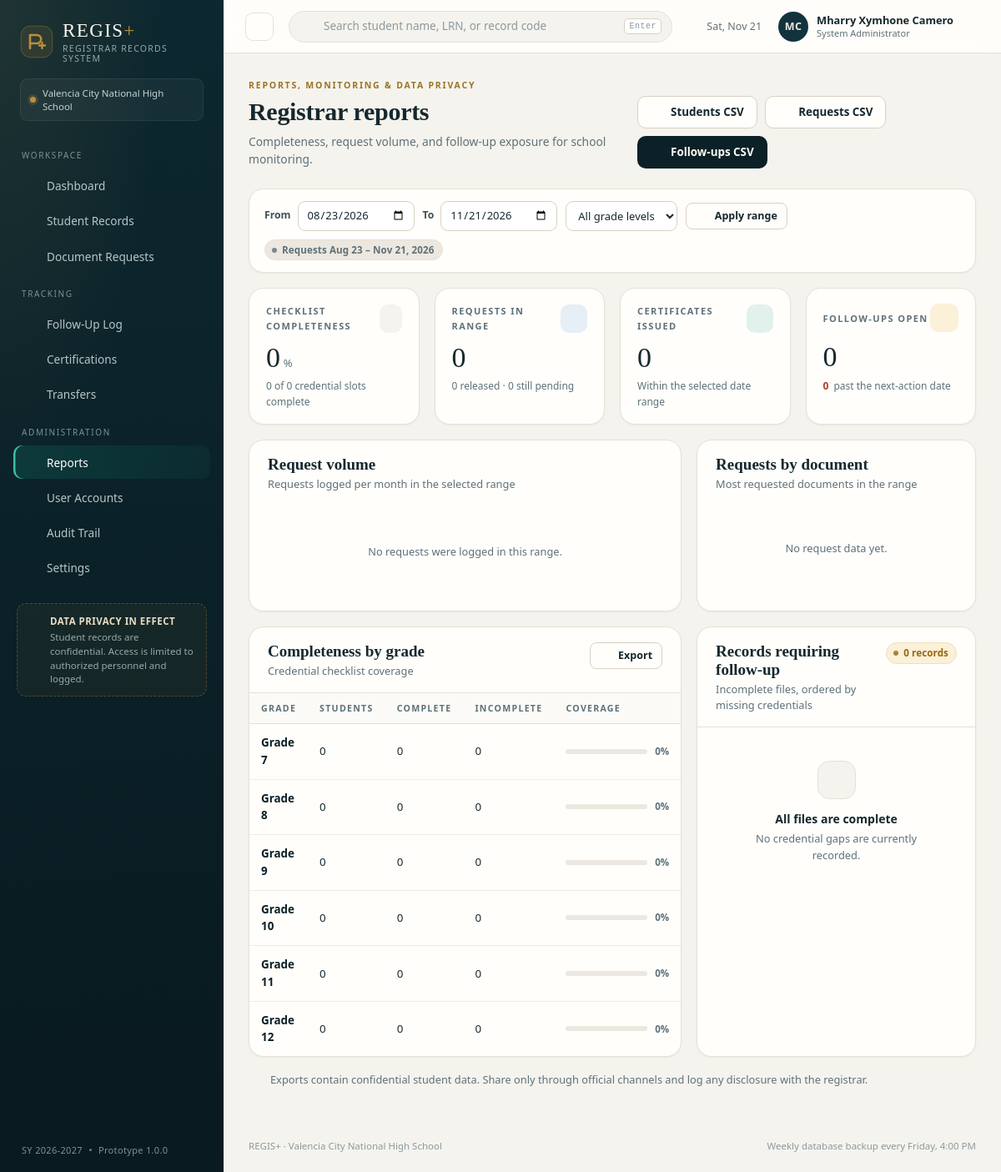
/reports.php (signed in), run on the app's committed database.
### tables this page shows
CREATE TABLE users (
    id            INTEGER PRIMARY KEY AUTOINCREMENT,
    username      TEXT NOT NULL UNIQUE,
    password_hash TEXT NOT NULL,
    full_name     TEXT NOT NULL,
    role          TEXT NOT NULL DEFAULT 'staff',
    email         TEXT,
    is_active     INTEGER NOT NULL DEFAULT 1,
    last_login    TEXT,
    created_at    TEXT NOT NULL DEFAULT (datetime('now','localtime'))
);

### reports.php (the view, shortened to what the rows shown need)
<?php
require_once __DIR__ . '/includes/layout.php';
require_login();
app_header('Reports', 'reports.php');
?>
<div class="page-head">
    <div>
        <h1>Registrar reports</h1>
    </div>
</div>
<div class="grid split-2" style="margin-bottom:18px">
    <section class="card">
        <div class="card-head">
            <div>
                <h2 class="section-title">Request volume</h2>
            </div>
        </div>
    </section>
    <section class="card">
        <div class="card-head">
            <div>
                <h2 class="section-title">Requests by document</h2>
            </div>
        </div>
    </section>
</div>
<div class="grid split-2">
    <section class="card">
        <div class="card-head bordered">
            <div>
                <h2 class="section-title">Completeness by grade</h2>
            </div>
        </div>
        <div class="table-wrap">
            <table class="data">
                <thead><tr><th>Grade</th><th>Students</th><th>Complete</th><th>Incomplete</th><th style="width:34%">Coverage</th></tr></thead>
            </table>
        </div>
    </section>
    <section class="card">
        <div class="card-head bordered">
            <div>
                <h2 class="section-title">Records requiring follow-up</h2>
            </div>
        </div>
    </section>
</div>
<?php
app_footer();

### includes/layout.php (shortened to what the rows shown need)
<?php
function icon(string $name, string $class = ''): string
{
    $d = $paths[$name] ?? $paths['spark'];
    return '<svg class="icon ' . e($class) . '" viewBox="0 0 24 24" fill="none" stroke="currentColor" stroke-width="1.7" stroke-linecap="round" stroke-linejoin="round" aria-hidden="true">' . $d . '</svg>';
}
function open_page(string $title, string $bodyClass = '', array $css = [], string $bodyAttr = ''): void
{
    $css = $css ?: ['assets/css/app.css'];
    echo "<!DOCTYPE html>\n<html lang=\"en\">\n<head>\n<meta charset=\"utf-8\">\n";
    foreach ($css as $file) {
        echo '<link rel="stylesheet" href="' . e(url($file)) . '">' . "\n";
    }
    echo "</head>\n<body class=\"" . e($bodyClass) . '"' . ($bodyAttr ? ' ' . $bodyAttr : '') . ">\n";
}
function close_page(array $js = ['assets/js/app.js']): void
{
    echo "</body>\n</html>\n";
}
function app_header(string $title, string $active, string $screenTitle = ''): void
{
    $user = current_user();
    $openRequests = (int) db()->query("SELECT COUNT(*) FROM requests WHERE status IN ('Pending','Processing','Ready for Release')")->fetchColumn();
    $overdue = (int) db()->query("SELECT COUNT(*) FROM followups WHERE status <> 'Resolved' AND next_followup_date IS NOT NULL AND next_followup_date < date('now','localtime')")->fetchColumn();
    $nav = [
        'Workspace' => [
            ['dashboard.php', 'dashboard', 'Dashboard', 0],
            ['students.php', 'records', 'Student Records', 0],
            ['requests.php', 'requests', 'Document Requests', $openRequests],
        ],
        'Tracking' => [
            ['followups.php', 'followup', 'Follow-Up Log', $overdue],
            ['certifications.php', 'cert', 'Certifications', 0],
            ['transfers.php', 'transfer', 'Transfers', 0],
        ],
        'Administration' => [
            ['reports.php', 'reports', 'Reports', 0],
        ],
    ];
    if (is_admin()) {
        $nav['Administration'][] = ['users.php', 'users', 'User Accounts', 0];
        $nav['Administration'][] = ['audit.php', 'audit', 'Audit Trail', 0];
    }
    $nav['Administration'][] = ['settings.php', 'settings', 'Settings', 0];
    open_page($title . ' · ' . APP_NAME, 'app');
    ?>
<div class="app-shell">
            <?php foreach ($nav as $section => $items): ?>
                <?php foreach ($items as [$href, $ic, $label, $count]): ?>
                        <?= icon($ic) ?>
                <?php endforeach; ?>
            <?php endforeach; ?>
    <div class="app-body">
        <header class="topbar">
            <div class="topbar-right">
                <details class="user-menu">
                    <summary>
                        <span class="avatar"><?= e(initials($user['full_name'])) ?></span>
                        <span class="user-meta">
                            <strong><?= e($user['full_name']) ?></strong>
                            <small><?= e(role_label($user['role'])) ?></small>
                        </span>
                        <?= icon('chevron', 'chev') ?>
                    </summary>
                </details>
            </div>
        </header>
        <main class="content">
    <?php
}
    ?>
    <?php
function app_footer(): void
{
    ?>
        </main>
    </div>
</div>
<?php
    close_page();
}
    ?>

### data on the page
users: full_name "MC", full_name "Mharry Xymhone Camero", role "System Administrator"

### other printed values
setting('school_name', 'Registrar Office') "Valencia City National High School"
$section "WORKSPACE"
$label "Dashboard"
$label "Student Records"
$label "Document Requests"
$section "TRACKING"
$label "Follow-Up Log"
$label "Certifications"
$label "Transfers"
$section "ADMINISTRATION"
$label "Reports"
$label "User Accounts"
$label "Audit Trail"
$label "Settings"
setting('school_year', '2026-2027') "2026-2027"
